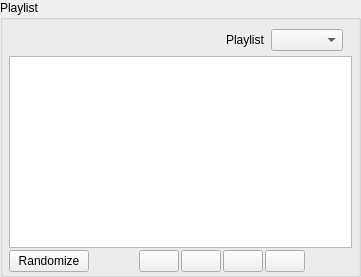
          <widget class="QFrame" name="frame_2">
           <property name="sizePolicy">
            <sizepolicy hsizetype="MinimumExpanding" vsizetype="Preferred">
             <horstretch>0</horstretch>
             <verstretch>0</verstretch>
            </sizepolicy>
           </property>
           <property name="frameShape">
            <enum>QFrame::NoFrame</enum>
           </property>
           <property name="frameShadow">
            <enum>QFrame::Sunken</enum>
           </property>
           <layout class="QVBoxLayout" name="verticalLayout">
            <property name="spacing">
             <number>0</number>
            </property>
            <property name="leftMargin">
             <number>0</number>
            </property>
            <property name="topMargin">
             <number>0</number>
            </property>
            <property name="rightMargin">
             <number>0</number>
            </property>
            <property name="bottomMargin">
             <number>0</number>
            </property>
            <item>
             <widget class="QGroupBox" name="groupBox_3">
              <property name="title">
               <string>Playlist</string>
              </property>
              <layout class="QVBoxLayout" name="verticalLayout_7">
               <property name="spacing">
                <number>2</number>
               </property>
               <property name="leftMargin">
                <number>6</number>
               </property>
               <property name="topMargin">
                <number>6</number>
               </property>
               <property name="rightMargin">
                <number>6</number>
               </property>
               <property name="bottomMargin">
                <number>2</number>
               </property>
               <item>
                <widget class="QFrame" name="frame_18">
                 <property name="frameShape">
                  <enum>QFrame::NoFrame</enum>
                 </property>
                 <property name="frameShadow">
                  <enum>QFrame::Plain</enum>
                 </property>
                 <layout class="QHBoxLayout" name="horizontalLayout_12">
                  <property name="topMargin">
                   <number>3</number>
                  </property>
                  <property name="bottomMargin">
                   <number>3</number>
                  </property>
                  <item>
                   <spacer name="horizontalSpacer">
                    <property name="orientation">
                     <enum>Qt::Horizontal</enum>
                    </property>
                    <property name="sizeHint" stdset="0">
                     <size>
                      <width>208</width>
                      <height>20</height>
                     </size>
                    </property>
                   </spacer>
                  </item>
                  <item>
                   <widget class="QLabel" name="label_14">
                    <property name="text">
                     <string>Playlist</string>
                    </property>
                   </widget>
                  </item>
                  <item>
                   <widget class="QComboBox" name="comboBoxBmPlaylists">
                    <property name="sizePolicy">
                     <sizepolicy hsizetype="Expanding" vsizetype="Fixed">
                      <horstretch>0</horstretch>
                      <verstretch>0</verstretch>
                     </sizepolicy>
                    </property>
                    <property name="toolTip">
                     <string>Sets the current playlist</string>
                    </property>
                   </widget>
                  </item>
                 </layout>
                </widget>
               </item>
               <item>
                <widget class="QTableView" name="tableViewBmPlaylist">
                 <property name="focusPolicy">
                  <enum>Qt::WheelFocus</enum>
                 </property>
                 <property name="contextMenuPolicy">
                  <enum>Qt::CustomContextMenu</enum>
                 </property>
                 <property name="frameShape">
                  <enum>QFrame::StyledPanel</enum>
                 </property>
                 <property name="editTriggers">
                  <set>QAbstractItemView::NoEditTriggers</set>
                 </property>
                 <property name="dragEnabled">
                  <bool>true</bool>
                 </property>
                 <property name="dragDropMode">
                  <enum>QAbstractItemView::DragDrop</enum>
                 </property>
                 <property name="defaultDropAction">
                  <enum>Qt::MoveAction</enum>
                 </property>
                 <property name="alternatingRowColors">
                  <bool>true</bool>
                 </property>
                 <property name="selectionMode">
                  <enum>QAbstractItemView::ExtendedSelection</enum>
                 </property>
                 <property name="selectionBehavior">
                  <enum>QAbstractItemView::SelectRows</enum>
                 </property>
                 <property name="verticalScrollMode">
                  <enum>QAbstractItemView::ScrollPerPixel</enum>
                 </property>
                 <property name="horizontalScrollMode">
                  <enum>QAbstractItemView::ScrollPerPixel</enum>
                 </property>
                 <property name="showGrid">
                  <bool>false</bool>
                 </property>
                 <property name="wordWrap">
                  <bool>false</bool>
                 </property>
                 <attribute name="horizontalHeaderCascadingSectionResizes">
                  <bool>true</bool>
                 </attribute>
                 <attribute name="horizontalHeaderStretchLastSection">
                  <bool>false</bool>
                 </attribute>
                 <attribute name="verticalHeaderVisible">
                  <bool>false</bool>
                 </attribute>
                </widget>
               </item>
               <item>
                <layout class="QHBoxLayout" name="horizontalLayout_26">
                 <property name="topMargin">
                  <number>0</number>
                 </property>
                 <item>
                  <widget class="QPushButton" name="btnBmPlRandomize">
                   <property name="sizePolicy">
                    <sizepolicy hsizetype="Minimum" vsizetype="Preferred">
                     <horstretch>0</horstretch>
                     <verstretch>0</verstretch>
                    </sizepolicy>
                   </property>
                   <property name="toolTip">
                    <string>Randomly shuffle the playlist entries</string>
                   </property>
                   <property name="text">
                    <string>Randomize</string>
                   </property>
                  </widget>
                 </item>
                 <item>
                  <spacer name="horizontalSpacer_12">
                   <property name="orientation">
                    <enum>Qt::Horizontal</enum>
                   </property>
                   <property name="sizeHint" stdset="0">
                    <size>
                     <width>40</width>
                     <height>20</height>
                    </size>
                   </property>
                  </spacer>
                 </item>
                 <item>
                  <widget class="QPushButton" name="btnPlTop">
                   <property name="toolTip">
                    <string>Move to top</string>
                   </property>
                   <property name="text">
                    <string/>
                   </property>
                   <property name="icon">
                    <iconset theme="go-top">
                     <normaloff>.</normaloff>.</iconset>
                   </property>
                   <property name="iconSize">
                    <size>
                     <width>32</width>
                     <height>32</height>
                    </size>
                   </property>
                  </widget>
                 </item>
                 <item>
                  <widget class="QPushButton" name="btnPlUp">
                   <property name="toolTip">
                    <string>Move up</string>
                   </property>
                   <property name="text">
                    <string/>
                   </property>
                   <property name="icon">
                    <iconset theme="go-up">
                     <normaloff>.</normaloff>.</iconset>
                   </property>
                   <property name="iconSize">
                    <size>
                     <width>32</width>
                     <height>32</height>
                    </size>
                   </property>
                  </widget>
                 </item>
                 <item>
                  <widget class="QPushButton" name="btnPlDown">
                   <property name="toolTip">
                    <string>Move down</string>
                   </property>
                   <property name="text">
                    <string/>
                   </property>
                   <property name="icon">
                    <iconset theme="go-down">
                     <normaloff>.</normaloff>.</iconset>
                   </property>
                   <property name="iconSize">
                    <size>
                     <width>32</width>
                     <height>32</height>
                    </size>
                   </property>
                  </widget>
                 </item>
                 <item>
                  <widget class="QPushButton" name="btnPlBottom">
                   <property name="toolTip">
                    <string>Move to bottom</string>
                   </property>
                   <property name="text">
                    <string/>
                   </property>
                   <property name="icon">
                    <iconset theme="go-bottom">
                     <normaloff>.</normaloff>.</iconset>
                   </property>
                   <property name="iconSize">
                    <size>
                     <width>32</width>
                     <height>32</height>
                    </size>
                   </property>
                  </widget>
                 </item>
                 <item>
                  <spacer name="horizontalSpacer_13">
                   <property name="orientation">
                    <enum>Qt::Horizontal</enum>
                   </property>
                   <property name="sizeHint" stdset="0">
                    <size>
                     <width>40</width>
                     <height>20</height>
                    </size>
                   </property>
                  </spacer>
                 </item>
                </layout>
               </item>
              </layout>
             </widget>
            </item>
           </layout>
          </widget>
